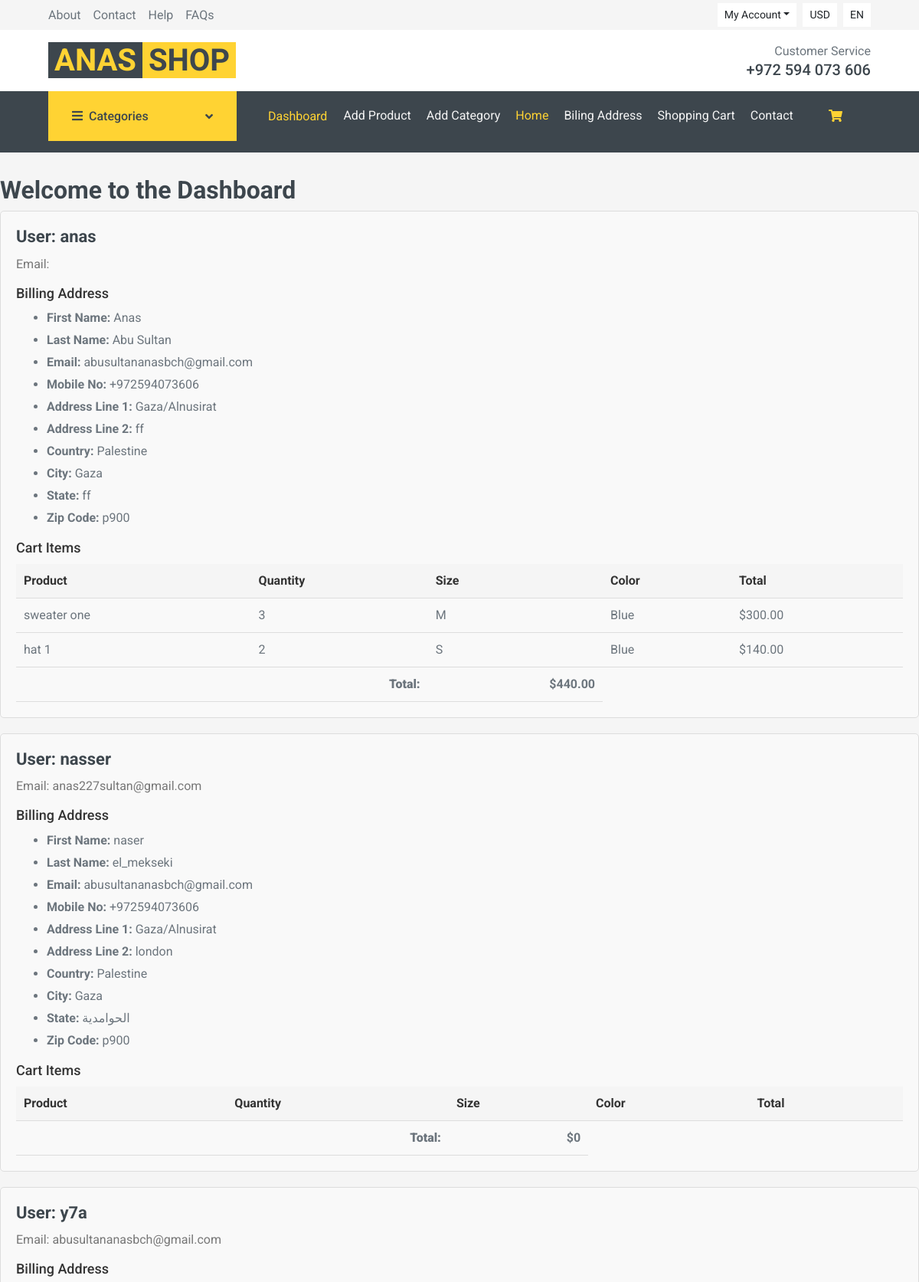
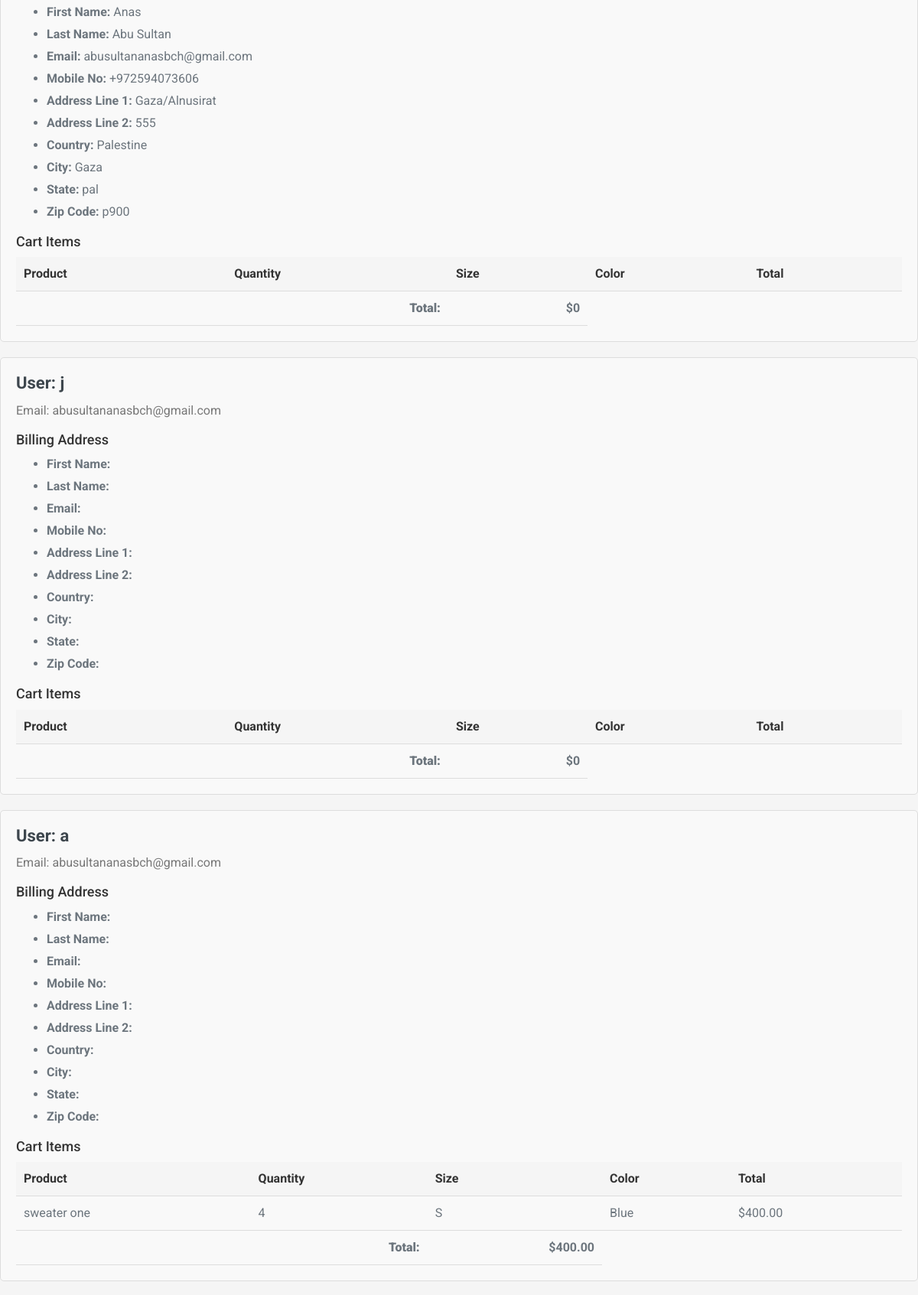
The page /dashboard/ (signed in, upper part) on the database its author committed (2 pictures, top to bottom).
### app1/models.py (models this page shows, shortened)
class billing_address(models.Model):
    user = models.OneToOneField(User, on_delete=models.CASCADE)
    first_name = models.CharField(max_length=50)
    last_name = models.CharField(max_length=50)
    email = models.EmailField()
    mobile_no = models.CharField(max_length=20)
    address_line1 = models.CharField(max_length=100)
    address_line2 = models.CharField(max_length=100)
    country = models.CharField(max_length=50)
    city = models.CharField(max_length=50)
    state = models.CharField(max_length=50)
    zip_code = models.CharField(max_length=10)

class CartItem(models.Model):
    SIZE_CHOICES = [
        ('XS', 'XS'),
        ('S', 'S'),
        ('M', 'M'),
        ('L', 'L'),
        ('XL', 'XL'),
    ]
    COLOR_CHOICES = [
        ('Black', 'Black'),
        ('White', 'White'),
        ('Red', 'Red'),
        ('Blue', 'Blue'),
        ('Green', 'Green'),
    ]
    product = models.ForeignKey(Product, on_delete=models.CASCADE)
    user = models.ForeignKey(User, on_delete=models.CASCADE)
    quantity = models.PositiveIntegerField(default=1)
    total_price_one_product = models.DecimalField(max_digits=9, decimal_places=2, default=0.00)
    size = models.CharField(max_length=10, choices=SIZE_CHOICES, default="no_size")
    color = models.CharField(max_length=10, choices=COLOR_CHOICES, default="no_color")

class Product(models.Model):
    name = models.CharField(max_length=40)
    price = models.DecimalField(max_digits=9, decimal_places=2)
    image = models.ImageField(upload_to='products_images/')
    category = models.ForeignKey(Category,on_delete=models.CASCADE)
    last_price = models.DecimalField(max_digits=9,decimal_places=2,default=0.00)
    rating_range = models.PositiveIntegerField(default=3)
    description = models.TextField(max_length=4000,default="test Description")
    quantity_sold = models.PositiveIntegerField(default=0)

### app1/views.py (the view)
# urls.py: path('dashboard/', views.dashboard, name='dashboard'),
@login_required
def dashboard(request):
    update_quantity_sold()
    categories = Category.objects.all()
    highest_selling_products_data = fetch_highest_selling_products_data()
    chart_filename = generate_chart(highest_selling_products_data)
    users = User.objects.all()
    data = []
    for user in users:
        billing_addresss = billing_address.objects.filter(user=user).first()
        cart_items = CartItem.objects.filter(user=user)
        total = sum(cart_item.product.price * cart_item.quantity for cart_item in cart_items)
        data.append({
            'user': user,
            'billing_address': billing_addresss,
            'cart_items': cart_items,
            'total': total
        })
        for cart_item in cart_items:
            cart_item.total_price_one_product = cart_item.product.price * cart_item.quantity
    buffer = io.BytesIO()
    plt.savefig(buffer, format='png')
    buffer.seek(0)
    chart_data = base64.b64encode(buffer.read()).decode('utf-8')
    pie_chart_filename = generate_pie_chart(highest_selling_products_data)
    pie_chart_data = encode_image_to_base64(pie_chart_filename)
    context = {
        'data': data,
        'highest_selling_products_data': highest_selling_products_data,
        'chart_data': chart_data,
        'pie_chart_data': pie_chart_data,
        'categories':categories,
    }
    return render(request, 'dashboard/dashboard.html', context)

### app1/views.py (called while the page is built)
def update_quantity_sold():
    quantity_sold_data = CartItem.objects.values('product').annotate(total_quantity_sold=Sum('quantity'))
    for data in quantity_sold_data:
        product_id = data['product']
        total_quantity_sold = data['total_quantity_sold']
        product = Product.objects.get(pk=product_id)
        product.quantity_sold = total_quantity_sold
        product.save()

def fetch_highest_selling_products_data():
    products = Product.objects.select_related('category').order_by('-quantity_sold')
    highest_selling_products_data = [
        {
            'product_name': product.name,
            'quantity': product.quantity_sold,
            'category': product.category.category_name  # Assuming category is a ForeignKey to a Category model
        }
        for product in products
    ]
    return highest_selling_products_data

def generate_chart(highest_selling_products_data):
    labels = [item['product_name'] for item in highest_selling_products_data]
    quantities = [item['quantity'] for item in highest_selling_products_data]
    plt.figure(figsize=(10, 6))
    plt.bar(labels, quantities)
    plt.xlabel('Product')
    plt.ylabel('Quantity Sold')
    plt.title('Highest Selling Products')
    plt.xticks(rotation=90)
    plt.tight_layout()
    chart_filename = 'highest_selling_products_chart.png'
    plt.savefig(chart_filename)
    return chart_filename

def generate_pie_chart(highest_selling_products_data):
    categories = {}
    for item in highest_selling_products_data:
        category_name = item['category']
        quantity_sold = item['quantity']
        if category_name in categories:
            categories[category_name] += quantity_sold
        else:
            categories[category_name] = quantity_sold
    labels = list(categories.keys())
    quantities = list(categories.values())
    plt.figure(figsize=(8, 8))
    plt.pie(quantities, labels=labels, autopct='%1.1f%%', startangle=140)
    plt.title('Sales by Category')
    chart_filename = 'category_sales_pie_chart.png'
    plt.savefig(chart_filename)
    return chart_filename

def encode_image_to_base64(image_filename):
    with open(image_filename, 'rb') as image_file:
        encoded_image = base64.b64encode(image_file.read()).decode('utf-8')
    return encoded_image

### app1/templates/dashboard/dashboard.html (shortened to what this page needs)
{% extends 'base.html' %}
{% block content %}
  <h2>Welcome to the Dashboard</h2>
  {% for item in data %}
    <div class="user-card">
      <h3 class="user-card__title">User: {{ item.user.username }}</h3>
      <p class="user-card__email">Email: {{ item.user.email }}</p>
      <div class="billing-address">
        <h4 class="billing-address__title">Billing Address</h4>
        <ul class="billing-address__list">
          <li><strong>First Name:</strong> {{ item.billing_address.first_name }}</li>
          <li><strong>Last Name:</strong> {{ item.billing_address.last_name }}</li>
          <li><strong>Email:</strong> {{ item.billing_address.email }}</li>
          <li><strong>Mobile No:</strong> {{ item.billing_address.mobile_no }}</li>
          <li><strong>Address Line 1:</strong> {{ item.billing_address.address_line1 }}</li>
          <li><strong>Address Line 2:</strong> {{ item.billing_address.address_line2 }}</li>
          <li><strong>Country:</strong> {{ item.billing_address.country }}</li>
          <li><strong>City:</strong> {{ item.billing_address.city }}</li>
          <li><strong>State:</strong> {{ item.billing_address.state }}</li>
          <li><strong>Zip Code:</strong> {{ item.billing_address.zip_code }}</li>
        </ul>
      </div>
      <div class="cart-items">
        <h4 class="cart-items__title">Cart Items</h4>
        <table class="cart-items__table">
          <thead>
            <tr>
              <th>Product</th>
              <th>Quantity</th>
              <th>Size</th>
              <th>Color</th>
              <th>Total</th>
            </tr>
          </thead>
          <tbody>
            {% for cart_item in item.cart_items %}
              <tr>
                <td>{{ cart_item.product.name }}</td>
                <td>{{ cart_item.quantity }}</td>
                <td>{{ cart_item.size }}</td>
                <td>{{ cart_item.color }}</td>
                <td>${{ cart_item.total_price_one_product }}</td>
              </tr>
            {% endfor %}
          </tbody>
          <tfoot>
            <tr>
              <td colspan="2"><strong>Total:</strong></td>
              <td>${{ item.total }}</td>
            </tr>
          </tfoot>
        </table>
      </div>
    </div>
  {% endfor %}
{% endblock %}

### app1/templates/dashboard/dashboard.html (style rules this page uses)
.user-card { background-color: #f9f9f9; border: 1px solid #ddd; border-radius: 5px; padding: 20px; margin-bottom: 20px; }
.user-card__title { font-size: 22px; margin-bottom: 10px; }
.user-card__email { margin-bottom: 15px; color: #777; }
.billing-address__title { font-size: 18px; margin-bottom: 10px; color: #333; }
.billing-address__list li { margin-bottom: 5px; }
.cart-items__title { font-size: 18px; margin-bottom: 10px; color: #333; }
.cart-items__table { width: 100%; border-collapse: collapse; }
.cart-items__table th, .cart-items__table td { padding: 10px; border-bottom: 1px solid #ddd; }
.cart-items__table th { background-color: #f5f5f5; font-weight: bold; color: #333; text-align: left; }
.cart-items__table tfoot td { text-align: right; font-weight: bold; }

### rows shown on the page
CartItem: product.name "sweater one", quantity "3", size "M", color "Blue", total_price_one_product "300.00"
CartItem: product.name "hat 1", quantity "2", size "S", color "Blue", total_price_one_product "140.00"
CartItem: product.name "sweater one", quantity "4", size "S", color "Blue", total_price_one_product "400.00"

### other values the page prints
{{ item.user.username }} "anas"
{{ item.billing_address.first_name }} "Anas"
{{ item.billing_address.last_name }} "Abu Sultan"
{{ item.billing_address.email }} "abusultananasbch@gmail.com"
{{ item.billing_address.mobile_no }} "+972594073606"
{{ item.billing_address.address_line1 }} "Gaza/Alnusirat"
{{ item.billing_address.address_line2 }} "ff"
{{ item.billing_address.country }} "Palestine"
{{ item.billing_address.city }} "Gaza"
{{ item.billing_address.state }} "ff"
{{ item.billing_address.zip_code }} "p900"
{{ item.total }} "440.00"
{{ item.user.username }} "nasser"
{{ item.user.email }} "anas227sultan@gmail.com"
{{ item.billing_address.first_name }} "naser"
